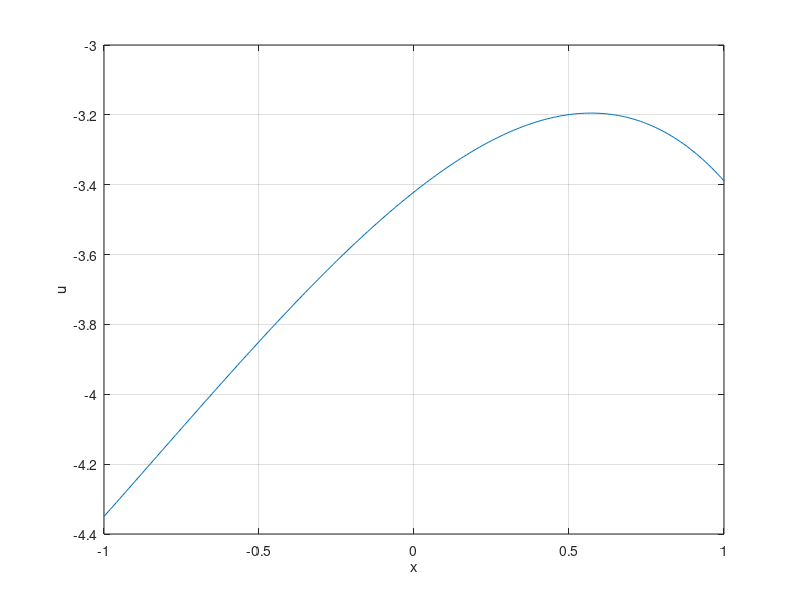

Source code (MATLAB):
%[ -3u''(x) + e^x u(x)= x-1, x e (-1,1)
%[ u'(-1) = 1, u'(1) = 1    Neumann boundary
% n = 200
clear
n = 200;
h = 2/n; %righthand point
x = -1:h:1;
A = zeros(n+1,n+1);
%%%
A(1,1) =  3/h + h/2*exp(x(1));
A(1,2) = -3/h;
y(1)   =  h/2*(x(1)-1)-3; % + 0
for i = 2:n
    A(i,i-1) = -3/h;
    A(i,i)   =  6/h + h*exp(x(i));
    A(i,i+1) = -3/h;
    y(i) = h*(x(i)-1);
end
A(n+1,n)   = -3/h;
A(n+1,n+1) =  3/h + h/2*exp(x(n+1));
y(n+1)     =  h/2*(x(n+1)-1)-3;
%%%%
u = A\y';
plot(x,u);
xlabel('x')
ylabel('u')
grid on